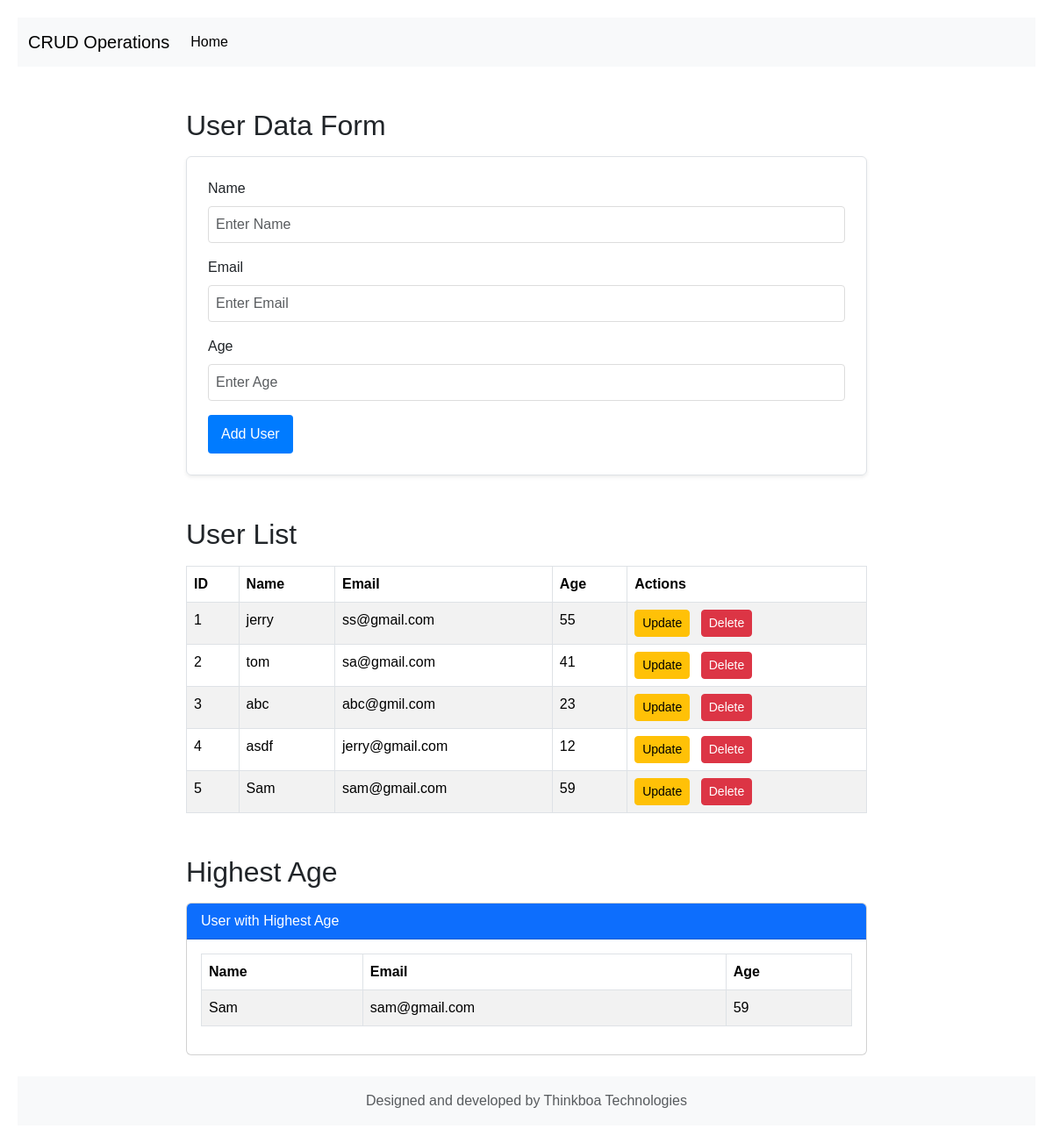
The page / on the database its author committed.
### tables this page shows
CREATE TABLE IF NOT EXISTS `users` (
  `id` int NOT NULL AUTO_INCREMENT,
  `name` varchar(100) NOT NULL,
  `email` varchar(100) NOT NULL,
  `age` int DEFAULT NULL,
  `created_at` timestamp NULL DEFAULT CURRENT_TIMESTAMP,
  PRIMARY KEY (`id`),
  UNIQUE KEY `email` (`email`)
);

### index.php (the view)
<?php
include './db/db.php';
?>
<?php include './include/header.php'; ?>
	<div class="container">
<h2 class="mt-5 mb-3">User Data Form</h2>
<form method="POST" action="./helper/create.php" class="p-4 border rounded shadow-sm mb-4">
  <div class="mb-3">
    <label for="name" class="form-label">Name</label>
    <input type="text" name="name" id="name" class="form-control" placeholder="Enter Name" required>
  </div>
  <div class="mb-3">
    <label for="email" class="form-label">Email</label>
    <input type="email" name="email" id="email" class="form-control" placeholder="Enter Email" required>
  </div>
  <div class="mb-3">
    <label for="age" class="form-label">Age</label>
    <input type="number" name="age" id="age" class="form-control" placeholder="Enter Age">
  </div>
  <button type="submit" class="btn btn-primary">Add User</button>
</form>
<h2 class="mt-5 mb-3">User List</h2>
<table class="table table-striped table-bordered">
  <thead>
    <tr>
      <th>ID</th>
      <th>Name</th>
      <th>Email</th>
      <th>Age</th>
      <th>Actions</th>
    </tr>
  </thead>
  <tbody>
<?php
$sql = "SELECT * FROM users";
$result = $conn->query($sql);
if ($result->num_rows > 0) {
    while($row = $result->fetch_assoc()) {
        echo "<tr>";
        echo "<td>" . $row["id"]. "</td>";
        echo "<td>" . $row["name"]. "</td>";
        echo "<td>" . $row["email"]. "</td>";
        echo "<td>" . $row["age"]. "</td>";
        echo "<td>";
        echo " <a href='update.php?id=".$row['id']."' class='btn btn-warning btn-sm me-2'>Update</a>";
        echo " <a href='delete.php?id=".$row['id']."' class='btn btn-danger btn-sm'>Delete</a>";
        echo "</td>";
        echo "</tr>";
    }
} else {
    echo "<tr><td colspan='5'>0 results</td></tr>";
}
?>
  </tbody>
</table>
<h2 class="mt-5 mb-3">Highest Age</h2>
<div class="card mb-4">
    <div class="card-header bg-primary text-white">
        User with Highest Age
    </div>
    <div class="card-body">
        <table class="table table-bordered table-striped">
            <thead>
                <tr>
                    <th>Name</th>
                    <th>Email</th>
                    <th>Age</th>
                </tr>
            </thead>
            <tbody>
                <?php
                $sql = "SELECT * FROM users WHERE age = (SELECT MAX(age) FROM users)";
                $result = $conn->query($sql);
                if ($result->num_rows > 0) {
                    while($row = $result->fetch_assoc()) {
                        echo "<tr>";
                        echo "<td>" . $row["name"] . "</td>";
                        echo "<td>" . $row["email"] . "</td>";
                        echo "<td>" . $row["age"] . "</td>";
                        echo "</tr>";
                    }
                } else {
                    echo "<tr><td colspan='3'>No users found with age data.</td></tr>";
                }
                ?>
            </tbody>
        </table>
    </div>
</div>
	</div>
<?php include './include/footer.php'; ?>
</html>

### include/header.php (shortened to what this page needs)
<!DOCTYPE html>
<html>
<head>
	<link href="https://cdn.jsdelivr.net/npm/bootstrap@5.3.3/dist/css/bootstrap.min.css" rel="stylesheet">
	<link rel="stylesheet" href="./assests/css/style.css">
</head>
<body>
	<nav class="navbar navbar-expand-lg navbar-light bg-light mb-4">
	  <div class="container-fluid">
	    <a class="navbar-brand" href="#">CRUD Operations</a>
	    <div class="collapse navbar-collapse" id="navbarNav">
	      <ul class="navbar-nav">
	        <li class="nav-item">
	          <a class="nav-link active" aria-current="page" href="index.php">Home</a>
	        </li>
	      </ul>
	    </div>
	  </div>
	</nav>

### include/footer.php (shortened to what this page needs)
<footer class="footer mt-auto py-3 bg-light">
	  <div class="container text-center">
	    <span class="text-muted">Designed and developed by Thinkboa Technologies</span>
	  </div>
	</footer>
</body>

### assests/css/style.css (style rules this page uses)
body { font-family: Arial, sans-serif; padding: 20px; }
.container { max-width: 800px; margin: 0 auto; }
form { margin-bottom: 20px; padding: 20px; border: 1px solid #ccc; border-radius: 5px; }
input[type="text"], input[type="email"], input[type="number"] { width: 100%; padding: 8px; margin-bottom: 10px; border-radius: 4px; border: 1px solid #ddd; }
button[type="submit"] { background-color: #007bff; color: white; padding: 10px 15px; border: none; border-radius: 4px; cursor: pointer; }
a { text-decoration: none; color: #007bff; }

### rows shown on the page
users: id "1", name "jerry", email "ss@gmail.com", age "55"
users: id "2", name "tom", email "sa@gmail.com", age "41"
users: id "3", name "abc", email "abc@gmil.com", age "23"
users: id "4", name "asdf", email "jerry@gmail.com", age "12"
users: id "5", name "Sam", email "sam@gmail.com", age "59"
